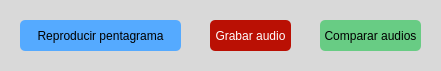
         <widget class="QFrame" name="frame_10">
          <property name="geometry">
           <rect>
            <x>170</x>
            <y>400</y>
            <width>441</width>
            <height>71</height>
           </rect>
          </property>
          <property name="styleSheet">
           <string notr="true">background-color: rgb(217, 217, 217);
border-radius: 10px;</string>
          </property>
          <property name="frameShape">
           <enum>QFrame::StyledPanel</enum>
          </property>
          <property name="frameShadow">
           <enum>QFrame::Raised</enum>
          </property>
          <widget class="QPushButton" name="button_practicas_play">
           <property name="geometry">
            <rect>
             <x>20</x>
             <y>20</y>
             <width>161</width>
             <height>31</height>
            </rect>
           </property>
           <property name="autoFillBackground">
            <bool>false</bool>
           </property>
           <property name="styleSheet">
            <string notr="true">QPushButton{
	background-color: rgb(85, 170, 255);
	border-radius: 5px;
}</string>
           </property>
           <property name="text">
            <string>Reproducir pentagrama</string>
           </property>
           <property name="icon">
            <iconset>
             <normaloff>../src/icons/icon_play.png</normaloff>../src/icons/icon_play.png</iconset>
           </property>
           <property name="iconSize">
            <size>
             <width>45</width>
             <height>25</height>
            </size>
           </property>
          </widget>
          <widget class="QPushButton" name="button_practicas_record">
           <property name="geometry">
            <rect>
             <x>210</x>
             <y>20</y>
             <width>81</width>
             <height>31</height>
            </rect>
           </property>
           <property name="autoFillBackground">
            <bool>false</bool>
           </property>
           <property name="styleSheet">
            <string notr="true">QPushButton{
	background-color: rgb(186, 16, 4);
	border-radius: 5px;
	color: rgb(255, 255, 255);
}</string>
           </property>
           <property name="text">
            <string>Grabar audio</string>
           </property>
          </widget>
          <widget class="QPushButton" name="button_compare">
           <property name="geometry">
            <rect>
             <x>320</x>
             <y>20</y>
             <width>101</width>
             <height>31</height>
            </rect>
           </property>
           <property name="autoFillBackground">
            <bool>false</bool>
           </property>
           <property name="styleSheet">
            <string notr="true">QPushButton{
	background-color: ;
	background-color: rgb(104, 204, 132);
	border-radius: 5px;
	color: rgb(0, 0, 0);
}</string>
           </property>
           <property name="text">
            <string>Comparar audios</string>
           </property>
          </widget>
         </widget>
